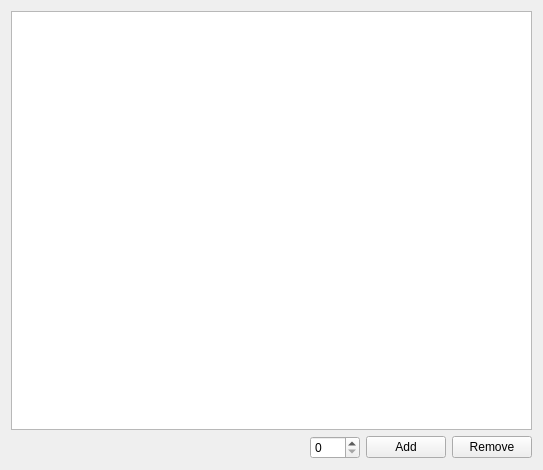
<?xml version="1.0" encoding="UTF-8"?>
<ui version="4.0">
 <class>TreeWidget</class>
 <widget class="QWidget" name="TreeWidget">
  <property name="geometry">
   <rect>
    <x>0</x>
    <y>0</y>
    <width>543</width>
    <height>470</height>
   </rect>
  </property>
  <property name="windowTitle">
   <string>Form</string>
  </property>
  <layout class="QVBoxLayout" name="verticalLayout">
   <item>
    <widget class="QGraphicsView" name="graphicsView"/>
   </item>
   <item>
    <layout class="QHBoxLayout" name="horizontalLayout">
     <item>
      <spacer name="horizontalSpacer">
       <property name="orientation">
        <enum>Qt::Horizontal</enum>
       </property>
       <property name="sizeHint" stdset="0">
        <size>
         <width>40</width>
         <height>20</height>
        </size>
       </property>
      </spacer>
     </item>
     <item>
      <widget class="QSpinBox" name="spinBoxKey">
       <property name="minimumSize">
        <size>
         <width>50</width>
         <height>0</height>
        </size>
       </property>
      </widget>
     </item>
     <item>
      <widget class="QPushButton" name="pushButtonAdd">
       <property name="text">
        <string>Add</string>
       </property>
      </widget>
     </item>
     <item>
      <widget class="QPushButton" name="pushButtonRemove">
       <property name="text">
        <string>Remove</string>
       </property>
      </widget>
     </item>
    </layout>
   </item>
  </layout>
 </widget>
 <resources/>
 <connections/>
</ui>
